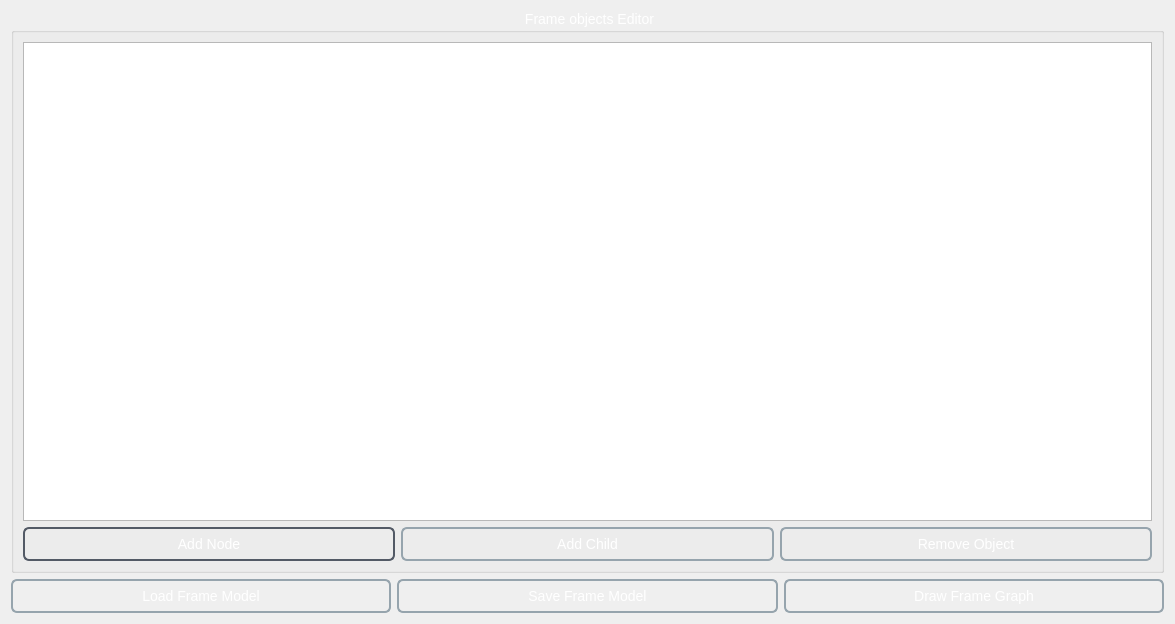
<?xml version="1.0" encoding="UTF-8"?>
<ui version="4.0">
 <class>FrameEditor</class>
 <widget class="QDialog" name="FrameEditor">
  <property name="enabled">
   <bool>true</bool>
  </property>
  <property name="geometry">
   <rect>
    <x>0</x>
    <y>0</y>
    <width>1175</width>
    <height>624</height>
   </rect>
  </property>
  <property name="sizePolicy">
   <sizepolicy hsizetype="Fixed" vsizetype="Fixed">
    <horstretch>0</horstretch>
    <verstretch>0</verstretch>
   </sizepolicy>
  </property>
  <property name="windowTitle">
   <string>RuleEditor</string>
  </property>
  <property name="styleSheet">
   <string notr="true">QListView {
    alternate-background-color: yellow;
    background-color: #697378;
	margin-right:10px
}

QListView {
    show-decoration-selected: 1; /* make the selection span the entire width of the view */
}

QListView::item:selected:active {
	 background-color: #96A4AD;
}

QListView::item:hover {
     background-color: #96A4AD;
}

 QHeaderView::section {
	 background-color: rgba(0,0,0,0%);
	 color: white;
	padding:5px;
text-transform:uppercase;
 }

QTableCornerButton::section {background-color: rgba(0,0,0,0); }

*::disabled
{
		background-color:#b4bdc6;
    background-color: qlineargradient(x1: 0, y1: 0, x2: 0, y2: 1,
                                      stop: 0 #475156, stop: 1 #74828B);
		color:black;
}

QMainWindow, QWidget{
    background-color: qlineargradient(x1: 0, y1: 0, x2: 0, y2: 1,
                                      stop: 0 #697378, stop: 1 #96A4AD);
}

*{
	font-size:14px;
	font-family:&quot;Bahnschrift&quot;;
	/*padding:5px;*/
	color:white;
}

*:diabled{
	    background-color: qlineargradient(x1: 0, y1: 0, x2: 0, y2: 1,
                                      stop: 0 #475156, stop: 1 #74828B);
}

QLabel,QRadioButton{
	background-color: rgba(0,0,0,0%)
}

QPushButton
{

    background-color: qlineargradient(x1: 0, y1: 0, x2: 0, y2: 1,
                                     stop: 0 #96A4AD, stop: 1 #697378 );

border: 2px solid #96A4AD;
border-radius:6px;

    min-width: 80px;
	min-height:30px;
}

QPushButton:pressed {
    background-color: qlineargradient(x1: 0, y1: 0, x2: 0, y2: 1,
                                     stop: 0 #74828B, stop: 1 #697378 );
    /*background-color: qlineargradient(x1: 0, y1: 0, x2: 0, y2: 1,
                                      stop: 0 #dadbde, stop: 1 #f6f7fa);*/
}

QPushButton:flat {
    border: none; /* no border for a flat push button */
}

QPushButton:default {
    border-color: #535a66;
}

QPushButton:disabled {
    background-color: qlineargradient(x1: 0, y1: 0, x2: 0, y2: 1,
                                      stop: 0 #475156, stop: 1 #74828B);
}

QGroupBox::title {
    subcontrol-origin: margin;
    subcontrol-position: top center; /* position at the top center */
    padding: 0 3px;
    background-color: qlineargradient(x1: 0, y1: 0, x2: 0, y2: 1,
                                      stop: 0 #FFOECE, stop: 1 #FFFFFF);

}

QListView::item:selected:active {
	 background-color: #96A4AD;
}

QListView::item:hover {
     background-color: #96A4AD;
}
</string>
  </property>
  <layout class="QGridLayout" name="gridLayout">
   <item row="0" column="0" colspan="3">
    <widget class="QGroupBox" name="gBConnections">
     <property name="title">
      <string>Frame objects Editor</string>
     </property>
     <layout class="QHBoxLayout" name="horizontalLayout_2">
      <item>
       <layout class="QVBoxLayout" name="verticalLayout_3">
        <property name="leftMargin">
         <number>0</number>
        </property>
        <item>
         <widget class="QTreeView" name="treeViewFrames"/>
        </item>
        <item>
         <layout class="QHBoxLayout" name="horizontalLayout_4">
          <property name="topMargin">
           <number>0</number>
          </property>
          <item>
           <widget class="QPushButton" name="pbAddNode">
            <property name="text">
             <string>Add Node</string>
            </property>
           </widget>
          </item>
          <item>
           <widget class="QPushButton" name="pbAddChild">
            <property name="text">
             <string>Add Child</string>
            </property>
           </widget>
          </item>
          <item>
           <widget class="QPushButton" name="pbRemoveObject">
            <property name="text">
             <string>Remove Object</string>
            </property>
           </widget>
          </item>
         </layout>
        </item>
       </layout>
      </item>
     </layout>
    </widget>
   </item>
   <item row="1" column="0">
    <widget class="QPushButton" name="pbLoad">
     <property name="text">
      <string>Load Frame Model</string>
     </property>
    </widget>
   </item>
   <item row="1" column="2">
    <widget class="QPushButton" name="pbGraph">
     <property name="text">
      <string>Draw Frame Graph</string>
     </property>
    </widget>
   </item>
   <item row="1" column="1">
    <widget class="QPushButton" name="pbSave">
     <property name="text">
      <string>Save Frame Model</string>
     </property>
    </widget>
   </item>
  </layout>
 </widget>
 <resources/>
 <connections/>
</ui>
